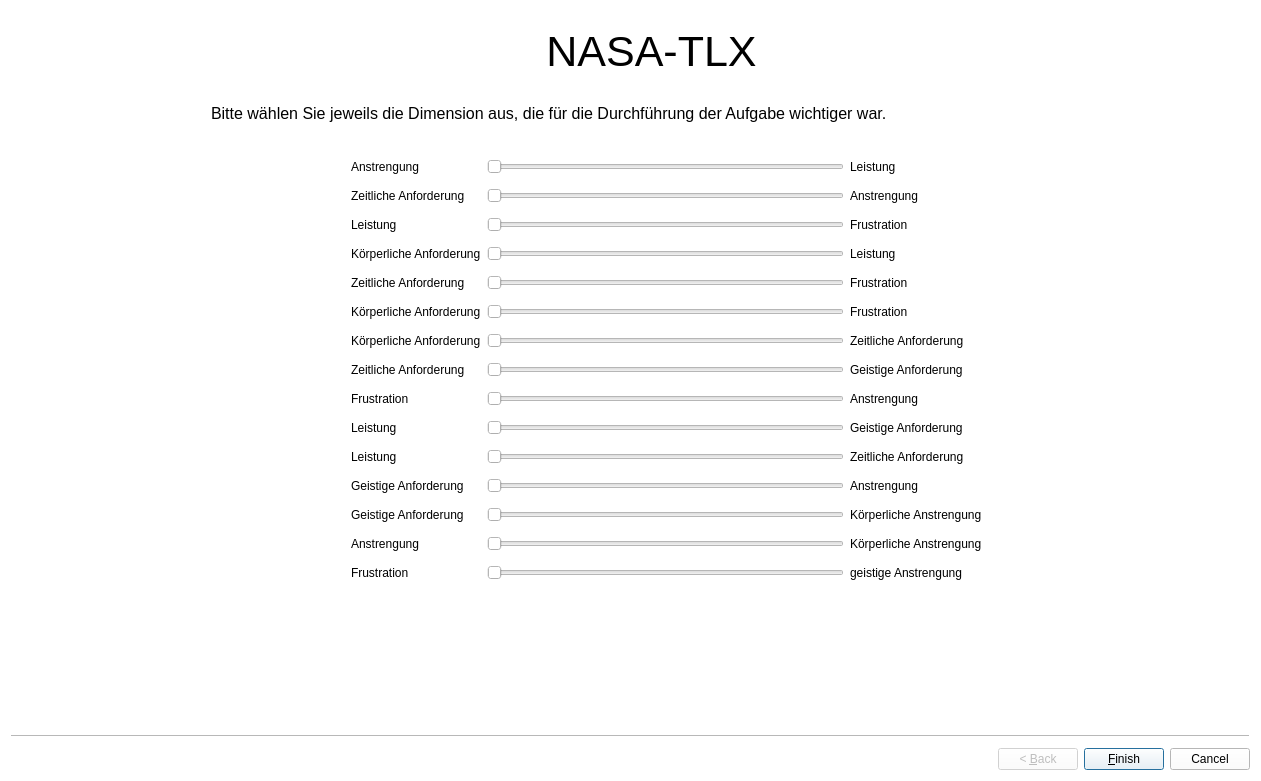
<?xml version="1.0" encoding="UTF-8"?>
<ui version="4.0">
 <class>Wizard</class>
 <widget class="QWizard" name="Wizard">
  <property name="geometry">
   <rect>
    <x>0</x>
    <y>0</y>
    <width>1261</width>
    <height>781</height>
   </rect>
  </property>
  <property name="windowTitle">
   <string>Wizard</string>
  </property>
  <property name="styleSheet">
   <string notr="true">background-color: #ffffff;</string>
  </property>
  <widget class="QWizardPage" name="wizardPage1">
   <widget class="QLabel" name="label_title">
    <property name="geometry">
     <rect>
      <x>250</x>
      <y>10</y>
      <width>781</width>
      <height>61</height>
     </rect>
    </property>
    <property name="font">
     <font>
      <pointsize>32</pointsize>
     </font>
    </property>
    <property name="text">
     <string>NASA-TLX</string>
    </property>
    <property name="textFormat">
     <enum>Qt::AutoText</enum>
    </property>
    <property name="alignment">
     <set>Qt::AlignCenter</set>
    </property>
   </widget>
   <widget class="QLabel" name="label">
    <property name="geometry">
     <rect>
      <x>200</x>
      <y>90</y>
      <width>857</width>
      <height>24</height>
     </rect>
    </property>
    <property name="font">
     <font>
      <pointsize>12</pointsize>
     </font>
    </property>
    <property name="cursor">
     <cursorShape>ArrowCursor</cursorShape>
    </property>
    <property name="text">
     <string>Bitte wählen Sie jeweils die Dimension aus, die für die Durchführung der Aufgabe wichtiger war.</string>
    </property>
   </widget>
   <widget class="QWidget" name="gridLayoutWidget">
    <property name="geometry">
     <rect>
      <x>340</x>
      <y>140</y>
      <width>631</width>
      <height>451</height>
     </rect>
    </property>
    <layout class="QGridLayout" name="gridLayout">
     <item row="12" column="1">
      <widget class="QSlider" name="mental_physical">
       <property name="maximum">
        <number>1</number>
       </property>
       <property name="pageStep">
        <number>1</number>
       </property>
       <property name="sliderPosition">
        <number>0</number>
       </property>
       <property name="orientation">
        <enum>Qt::Horizontal</enum>
       </property>
      </widget>
     </item>
     <item row="2" column="2">
      <widget class="QLabel" name="label_6">
       <property name="text">
        <string>Frustration</string>
       </property>
      </widget>
     </item>
     <item row="11" column="0">
      <widget class="QLabel" name="label_30">
       <property name="text">
        <string>Geistige Anforderung</string>
       </property>
      </widget>
     </item>
     <item row="9" column="0">
      <widget class="QLabel" name="label_23">
       <property name="text">
        <string>Leistung</string>
       </property>
      </widget>
     </item>
     <item row="1" column="0">
      <widget class="QLabel" name="label_22">
       <property name="text">
        <string>Zeitliche Anforderung</string>
       </property>
      </widget>
     </item>
     <item row="8" column="0">
      <widget class="QLabel" name="label_24">
       <property name="text">
        <string>Frustration</string>
       </property>
      </widget>
     </item>
     <item row="5" column="2">
      <widget class="QLabel" name="label_7">
       <property name="text">
        <string>Frustration</string>
       </property>
      </widget>
     </item>
     <item row="10" column="1">
      <widget class="QSlider" name="performance_time">
       <property name="maximum">
        <number>1</number>
       </property>
       <property name="pageStep">
        <number>1</number>
       </property>
       <property name="sliderPosition">
        <number>0</number>
       </property>
       <property name="orientation">
        <enum>Qt::Horizontal</enum>
       </property>
      </widget>
     </item>
     <item row="10" column="0">
      <widget class="QLabel" name="label_31">
       <property name="text">
        <string>Leistung</string>
       </property>
      </widget>
     </item>
     <item row="14" column="2">
      <widget class="QLabel" name="label_18">
       <property name="text">
        <string>geistige Anstrengung</string>
       </property>
      </widget>
     </item>
     <item row="13" column="0">
      <widget class="QLabel" name="label_28">
       <property name="text">
        <string>Anstrengung</string>
       </property>
      </widget>
     </item>
     <item row="2" column="1">
      <widget class="QSlider" name="performance_frustration">
       <property name="maximum">
        <number>1</number>
       </property>
       <property name="pageStep">
        <number>1</number>
       </property>
       <property name="sliderPosition">
        <number>0</number>
       </property>
       <property name="orientation">
        <enum>Qt::Horizontal</enum>
       </property>
      </widget>
     </item>
     <item row="3" column="0">
      <widget class="QLabel" name="label_21">
       <property name="text">
        <string>Körperliche Anforderung</string>
       </property>
      </widget>
     </item>
     <item row="13" column="1">
      <widget class="QSlider" name="effort_physical">
       <property name="maximum">
        <number>1</number>
       </property>
       <property name="pageStep">
        <number>1</number>
       </property>
       <property name="sliderPosition">
        <number>0</number>
       </property>
       <property name="orientation">
        <enum>Qt::Horizontal</enum>
       </property>
      </widget>
     </item>
     <item row="12" column="0">
      <widget class="QLabel" name="label_29">
       <property name="text">
        <string>Geistige Anforderung</string>
       </property>
      </widget>
     </item>
     <item row="9" column="1">
      <widget class="QSlider" name="performance_mental">
       <property name="maximum">
        <number>1</number>
       </property>
       <property name="pageStep">
        <number>1</number>
       </property>
       <property name="sliderPosition">
        <number>0</number>
       </property>
       <property name="orientation">
        <enum>Qt::Horizontal</enum>
       </property>
      </widget>
     </item>
     <item row="8" column="1">
      <widget class="QSlider" name="frustration_effort">
       <property name="maximum">
        <number>1</number>
       </property>
       <property name="pageStep">
        <number>1</number>
       </property>
       <property name="sliderPosition">
        <number>0</number>
       </property>
       <property name="orientation">
        <enum>Qt::Horizontal</enum>
       </property>
      </widget>
     </item>
     <item row="1" column="1">
      <widget class="QSlider" name="time_effort">
       <property name="maximum">
        <number>1</number>
       </property>
       <property name="pageStep">
        <number>1</number>
       </property>
       <property name="sliderPosition">
        <number>0</number>
       </property>
       <property name="orientation">
        <enum>Qt::Horizontal</enum>
       </property>
      </widget>
     </item>
     <item row="5" column="1">
      <widget class="QSlider" name="physical_frustration">
       <property name="maximum">
        <number>1</number>
       </property>
       <property name="pageStep">
        <number>1</number>
       </property>
       <property name="sliderPosition">
        <number>0</number>
       </property>
       <property name="orientation">
        <enum>Qt::Horizontal</enum>
       </property>
      </widget>
     </item>
     <item row="5" column="0">
      <widget class="QLabel" name="label_19">
       <property name="text">
        <string>Körperliche Anforderung</string>
       </property>
      </widget>
     </item>
     <item row="4" column="1">
      <widget class="QSlider" name="time_frustration">
       <property name="maximum">
        <number>1</number>
       </property>
       <property name="pageStep">
        <number>1</number>
       </property>
       <property name="sliderPosition">
        <number>0</number>
       </property>
       <property name="orientation">
        <enum>Qt::Horizontal</enum>
       </property>
      </widget>
     </item>
     <item row="11" column="1">
      <widget class="QSlider" name="mental_effort">
       <property name="maximum">
        <number>1</number>
       </property>
       <property name="pageStep">
        <number>1</number>
       </property>
       <property name="sliderPosition">
        <number>0</number>
       </property>
       <property name="orientation">
        <enum>Qt::Horizontal</enum>
       </property>
      </widget>
     </item>
     <item row="1" column="2">
      <widget class="QLabel" name="label_3">
       <property name="text">
        <string>Anstrengung</string>
       </property>
      </widget>
     </item>
     <item row="14" column="1">
      <widget class="QSlider" name="frustration_mental">
       <property name="maximum">
        <number>1</number>
       </property>
       <property name="pageStep">
        <number>1</number>
       </property>
       <property name="sliderPosition">
        <number>0</number>
       </property>
       <property name="orientation">
        <enum>Qt::Horizontal</enum>
       </property>
      </widget>
     </item>
     <item row="8" column="2">
      <widget class="QLabel" name="label_12">
       <property name="text">
        <string>Anstrengung</string>
       </property>
      </widget>
     </item>
     <item row="0" column="1">
      <widget class="QSlider" name="effort_performance">
       <property name="maximum">
        <number>1</number>
       </property>
       <property name="pageStep">
        <number>1</number>
       </property>
       <property name="sliderPosition">
        <number>0</number>
       </property>
       <property name="orientation">
        <enum>Qt::Horizontal</enum>
       </property>
      </widget>
     </item>
     <item row="6" column="0">
      <widget class="QLabel" name="label_26">
       <property name="text">
        <string>Körperliche Anforderung</string>
       </property>
      </widget>
     </item>
     <item row="7" column="1">
      <widget class="QSlider" name="time_mental">
       <property name="maximum">
        <number>1</number>
       </property>
       <property name="pageStep">
        <number>1</number>
       </property>
       <property name="sliderPosition">
        <number>0</number>
       </property>
       <property name="orientation">
        <enum>Qt::Horizontal</enum>
       </property>
      </widget>
     </item>
     <item row="7" column="0">
      <widget class="QLabel" name="label_25">
       <property name="text">
        <string>Zeitliche Anforderung</string>
       </property>
      </widget>
     </item>
     <item row="0" column="2">
      <widget class="QLabel" name="label_4">
       <property name="text">
        <string>Leistung</string>
       </property>
      </widget>
     </item>
     <item row="6" column="1">
      <widget class="QSlider" name="physical_time">
       <property name="maximum">
        <number>1</number>
       </property>
       <property name="pageStep">
        <number>1</number>
       </property>
       <property name="sliderPosition">
        <number>0</number>
       </property>
       <property name="orientation">
        <enum>Qt::Horizontal</enum>
       </property>
      </widget>
     </item>
     <item row="4" column="2">
      <widget class="QLabel" name="label_8">
       <property name="text">
        <string>Frustration</string>
       </property>
      </widget>
     </item>
     <item row="13" column="2">
      <widget class="QLabel" name="label_15">
       <property name="text">
        <string>Körperliche Anstrengung</string>
       </property>
      </widget>
     </item>
     <item row="11" column="2">
      <widget class="QLabel" name="label_13">
       <property name="text">
        <string>Anstrengung</string>
       </property>
      </widget>
     </item>
     <item row="12" column="2">
      <widget class="QLabel" name="label_16">
       <property name="text">
        <string>Körperliche Anstrengung</string>
       </property>
      </widget>
     </item>
     <item row="2" column="0">
      <widget class="QLabel" name="label_17">
       <property name="text">
        <string>Leistung</string>
       </property>
      </widget>
     </item>
     <item row="3" column="1">
      <widget class="QSlider" name="physical_performance">
       <property name="maximum">
        <number>1</number>
       </property>
       <property name="pageStep">
        <number>1</number>
       </property>
       <property name="sliderPosition">
        <number>0</number>
       </property>
       <property name="orientation">
        <enum>Qt::Horizontal</enum>
       </property>
      </widget>
     </item>
     <item row="4" column="0">
      <widget class="QLabel" name="label_20">
       <property name="text">
        <string>Zeitliche Anforderung</string>
       </property>
      </widget>
     </item>
     <item row="14" column="0">
      <widget class="QLabel" name="label_27">
       <property name="text">
        <string>Frustration</string>
       </property>
      </widget>
     </item>
     <item row="3" column="2">
      <widget class="QLabel" name="label_5">
       <property name="text">
        <string>Leistung</string>
       </property>
      </widget>
     </item>
     <item row="9" column="2">
      <widget class="QLabel" name="label_11">
       <property name="text">
        <string>Geistige Anforderung</string>
       </property>
      </widget>
     </item>
     <item row="10" column="2">
      <widget class="QLabel" name="label_14">
       <property name="text">
        <string>Zeitliche Anforderung</string>
       </property>
      </widget>
     </item>
     <item row="6" column="2">
      <widget class="QLabel" name="label_10">
       <property name="text">
        <string>Zeitliche Anforderung</string>
       </property>
      </widget>
     </item>
     <item row="0" column="0">
      <widget class="QLabel" name="label_2">
       <property name="text">
        <string>Anstrengung</string>
       </property>
      </widget>
     </item>
     <item row="7" column="2">
      <widget class="QLabel" name="label_9">
       <property name="text">
        <string>Geistige Anforderung</string>
       </property>
      </widget>
     </item>
    </layout>
   </widget>
  </widget>
 </widget>
 <resources/>
 <connections/>
</ui>
